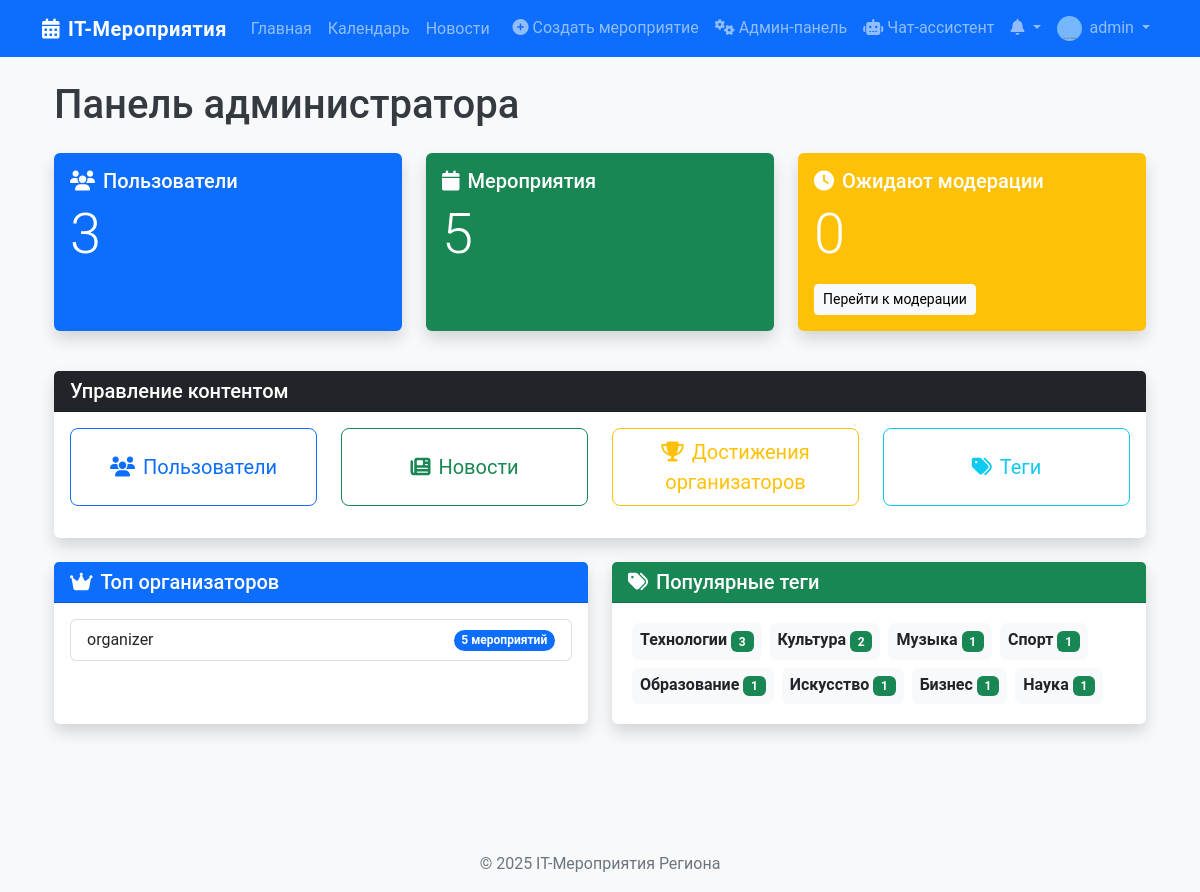
Page /admin/admin (signed in) on the committed database.
### app/models/user.py (models this page shows, shortened)
class User(db.Model, UserMixin):
    id = db.Column(db.Integer, primary_key=True)
    username = db.Column(db.String(50), unique=True, nullable=False)
    email = db.Column(db.String(120), unique=True, nullable=False)
    password = db.Column(db.String(60), nullable=False)
    role = db.Column(db.String(20), default=UserRole.PARTICIPANT.value)
    profile_image = db.Column(db.String(20), default='default.jpg')
    created_at = db.Column(db.DateTime, default=datetime.utcnow)
    organized_events = db.relationship('Event', back_populates='organizer')
    applications = db.relationship('EventApplication', back_populates='user')
    achievements = db.relationship('Achievement', secondary=user_achievements,
                                   backref=db.backref('users', lazy='dynamic'))
    event_achievements = db.relationship('UserEventAchievement', back_populates='user')
    organizer_achievements = db.relationship('UserOrganizerAchievement', back_populates='user')
    def is_admin(self):
        return self.role == UserRole.ADMIN.value
    def is_organizer(self):
        return self.role == UserRole.ORGANIZER.value or self.role == UserRole.ADMIN.value

### app/models/event.py (models this page shows, shortened)
class Tag(db.Model):
    id = db.Column(db.Integer, primary_key=True)
    name = db.Column(db.String(50), unique=True, nullable=False)

### app/routes/admin.py (the view)
@admin.route('/admin')
@login_required
@admin_required
def admin_dashboard():
    event_count = Event.query.count()
    user_count = User.query.count()
    pending_events = Event.query.filter_by(status=EventStatus.PENDING.value).count()
    top_organizers = db.session.query(
        User, func.count(Event.id).label('event_count')
    ).join(Event, User.id == Event.organizer_id
    ).group_by(User.id
    ).order_by(func.count(Event.id).desc()
    ).limit(5).all()
    popular_tags = db.session.query(
        Tag, func.count(Event.id).label('tag_count')
    ).join(
        Event.tags
    ).group_by(Tag.id
    ).order_by(func.count(Event.id).desc()
    ).limit(10).all()
    return render_template('admin/dashboard.html',
                          title='Панель администратора',
                          event_count=event_count,
                          user_count=user_count,
                          pending_events=pending_events,
                          top_organizers=top_organizers,
                          popular_tags=popular_tags)

### app/__init__.py (called while the page is built)
@login_manager.user_loader
def load_user(user_id):
    return User.query.get(int(user_id))

### app/utils/helpers.py (called while the page is built)
def admin_required(f):
    @wraps(f)
    def decorated_function(*args, **kwargs):
        if not current_user.is_admin():
            flash('У вас нет прав для доступа к этой странице', 'danger')
            return redirect(url_for('main.index'))
        return f(*args, **kwargs)
    return decorated_function

### app/templates/admin/dashboard.html (shortened to what this page needs)
{% extends "layout/base.html" %}
{% block content %}
<div class="container">
    <h1 class="mb-4">Панель администратора</h1>
    <div class="row mb-4">
        <div class="col-md-4 mb-3">
            <div class="card text-white bg-primary shadow h-100">
                <div class="card-body">
                    <h5 class="card-title"><i class="fas fa-users me-2"></i>Пользователи</h5>
                    <p class="card-text display-4">{{ user_count }}</p>
                </div>
            </div>
        </div>
        <div class="col-md-4 mb-3">
            <div class="card text-white bg-success shadow h-100">
                <div class="card-body">
                    <h5 class="card-title"><i class="fas fa-calendar me-2"></i>Мероприятия</h5>
                    <p class="card-text display-4">{{ event_count }}</p>
                </div>
            </div>
        </div>
        <div class="col-md-4 mb-3">
            <div class="card text-white bg-warning shadow h-100">
                <div class="card-body">
                    <h5 class="card-title">Ожидают модерации</h5>
                    <p class="card-text display-4">{{ pending_events }}</p>
                    <a href="{{ url_for('admin.pending_events') }}" class="btn btn-light btn-sm stretched-link">Перейти к модерации</a>
                </div>
            </div>
        </div>
    </div>
    <div class="row mb-4">
        <div class="col-12">
            <div class="card shadow">
                <div class="card-header bg-dark text-white">
                    <h5 class="mb-0">Управление контентом</h5>
                </div>
                <div class="card-body">
                    <div class="row">
                        <div class="col-md-3 mb-3">
                            <a href="{{ url_for('admin.manage_users') }}" class="btn btn-outline-primary btn-lg d-block h-100 d-flex align-items-center justify-content-center">
                                <div>
                                    <i class="fas fa-users me-2"></i>Пользователи
                                </div>
                            </a>
                        </div>
                        <div class="col-md-3 mb-3">
                            <a href="{{ url_for('admin.manage_news') }}" class="btn btn-outline-success btn-lg d-block h-100 d-flex align-items-center justify-content-center">
                                <div>
                                    <i class="fas fa-newspaper me-2"></i>Новости
                                </div>
                            </a>
                        </div>
                        <div class="col-md-3 mb-3">
                            <a href="{{ url_for('admin.organizer_achievements') }}" class="btn btn-outline-warning btn-lg d-block h-100 d-flex align-items-center justify-content-center">
                                <div>
                                    <i class="fas fa-trophy me-2"></i>Достижения организаторов
                                </div>
                            </a>
                        </div>
                        <div class="col-md-3 mb-3">
                            <a href="{{ url_for('events.manage_tags') }}" class="btn btn-outline-info btn-lg d-block h-100 d-flex align-items-center justify-content-center">
                                <div>
                                    <i class="fas fa-tags me-2"></i>Теги
                                </div>
                            </a>
                        </div>
                    </div>
                </div>
            </div>
        </div>
    </div>
    <div class="row mb-4">
        <div class="col-md-6 mb-3">
            <div class="card shadow h-100">
                <div class="card-header bg-primary text-white">
                    <h5 class="mb-0"><i class="fas fa-crown me-2"></i>Топ организаторов</h5>
                </div>
                <div class="card-body">
                    {% if top_organizers %}
                        <ul class="list-group">
                            {% for organizer, event_count in top_organizers %}
                                <li class="list-group-item d-flex justify-content-between align-items-center">
                                    {{ organizer.username }}
                                    <span class="badge bg-primary rounded-pill">{{ event_count }} мероприятий</span>
                                </li>
                            {% endfor %}
                        </ul>
                    {% else %}
                        <div class="alert alert-info">Пока нет данных</div>
                    {% endif %}
                </div>
            </div>
        </div>
        <div class="col-md-6 mb-3">
            <div class="card shadow h-100">
                <div class="card-header bg-success text-white">
                    <h5 class="mb-0"><i class="fas fa-tags me-2"></i>Популярные теги</h5>
                </div>
                <div class="card-body">
                    {% if popular_tags %}
                        <div class="d-flex flex-wrap">
                            {% for tag, count in popular_tags %}
                                <div class="badge bg-light text-dark p-2 m-1" style="font-size: 1em;">
                                    {{ tag.name }} <span class="badge bg-success">{{ count }}</span>
                                </div>
                            {% endfor %}
                        </div>
                    {% else %}
                        <div class="alert alert-info">Пока нет данных</div>
                    {% endif %}
                </div>
            </div>
        </div>
    </div>
</div>
{% endblock %}

### app/templates/layout/base.html (shortened to what this page needs)
<!DOCTYPE html>
<html lang="ru">
<head>
    <link href="https://cdn.jsdelivr.net/npm/bootstrap@5.2.3/dist/css/bootstrap.min.css" rel="stylesheet">
    <link rel="stylesheet" href="https://cdnjs.cloudflare.com/ajax/libs/font-awesome/6.1.1/css/all.min.css">
    <link rel="stylesheet" href="{{ url_for('static', filename='css/main.css') }}">
</head>
<body>
    <nav class="navbar navbar-expand-lg navbar-dark bg-primary sticky-top">
        <div class="container">
            <a class="navbar-brand" href="{{ url_for('main.index') }}">
                <i class="fas fa-calendar-alt me-2"></i>IT-Мероприятия
            </a>
            <div class="collapse navbar-collapse" id="navbarNavAltMarkup">
                <div class="navbar-nav">
                    <a class="nav-link" href="{{ url_for('main.index') }}">Главная</a>
                    <a class="nav-link" href="{{ url_for('main.calendar_view') }}">Календарь</a>
                    <a class="nav-link" href="{{ url_for('main.news_list') }}">Новости</a>
                </div>
                <div class="navbar-nav ms-auto">
                    {% if current_user.is_authenticated %}
                        {% if current_user.is_organizer() %}
                            <a class="nav-link" href="{{ url_for('events.create_event') }}">
                                <i class="fas fa-plus-circle me-1"></i>Создать мероприятие
                            </a>
                        {% endif %}
                        {% if current_user.is_admin() %}
                            <a class="nav-link" href="{{ url_for('admin.admin_dashboard') }}">
                                <i class="fas fa-cogs me-1"></i>Админ-панель
                            </a>
                        {% endif %}
                        {% if current_user.is_admin() or current_user.is_organizer() %}
                            <a class="nav-link" href="{{ url_for('chatbot.chatbot_page') }}">
                                <i class="fas fa-robot me-1"></i>Чат-ассистент
                            </a>
                        {% endif %}
                        <div class="nav-item dropdown">
                            <a class="nav-link dropdown-toggle position-relative" href="#" id="notificationsDropdown" role="button" data-bs-toggle="dropdown">
                                <i class="fas fa-bell"></i>
                            </a>
                        </div>
                        <div class="nav-item dropdown">
                            <a class="nav-link dropdown-toggle" href="#" id="userDropdown" role="button" data-bs-toggle="dropdown">
                                <img src="{{ url_for('static', filename='img/profile_pics/' + current_user.profile_image) }}" alt="Аватар" class="rounded-circle me-1" style="width: 25px; height: 25px;">
                                {{ current_user.username }}
                            </a>
                        </div>
                    {% else %}
                        <a class="nav-link" href="{{ url_for('auth.login') }}">Вход</a>
                        <a class="nav-link" href="{{ url_for('auth.register') }}">Регистрация</a>
                    {% endif %}
                </div>
            </div>
        </div>
    </nav>
    <main class="container my-4">
        {% block content %}{% endblock %}
    </main>
    <footer class="footer bg-light py-3 mt-5">
        <div class="container text-center">
            <span class="text-muted">© 2025 IT-Мероприятия Региона</span>
        </div>
    </footer>
</body>
</html>

### app/static/css/main.css (style rules this page uses)
body { font-family: 'Roboto', sans-serif; background-color: #f8f9fa; color: #343a40; min-height: 100vh; display: flex; flex-direction: column; }
main { flex: 1; }
.footer { margin-top: auto; }
.navbar-brand { font-weight: 700; letter-spacing: 0.5px; }
.card { border: none; transition: transform 0.3s, box-shadow 0.3s; }
.card-header { font-weight: 600; }

### rows in the picture
User: profile_image (placeholder picture), username "admin"
User: username "organizer", event_count "5"
Tag: name "Технологии", count "3"
Tag: name "Культура", count "2"
Tag: name "Музыка", count "1"
Tag: name "Спорт", count "1"
Tag: name "Образование", count "1"
Tag: name "Искусство", count "1"
Tag: name "Бизнес", count "1"
Tag: name "Наука", id "1"

### other values in the picture
{{ user_count }} "3"
{{ event_count }} "5"
